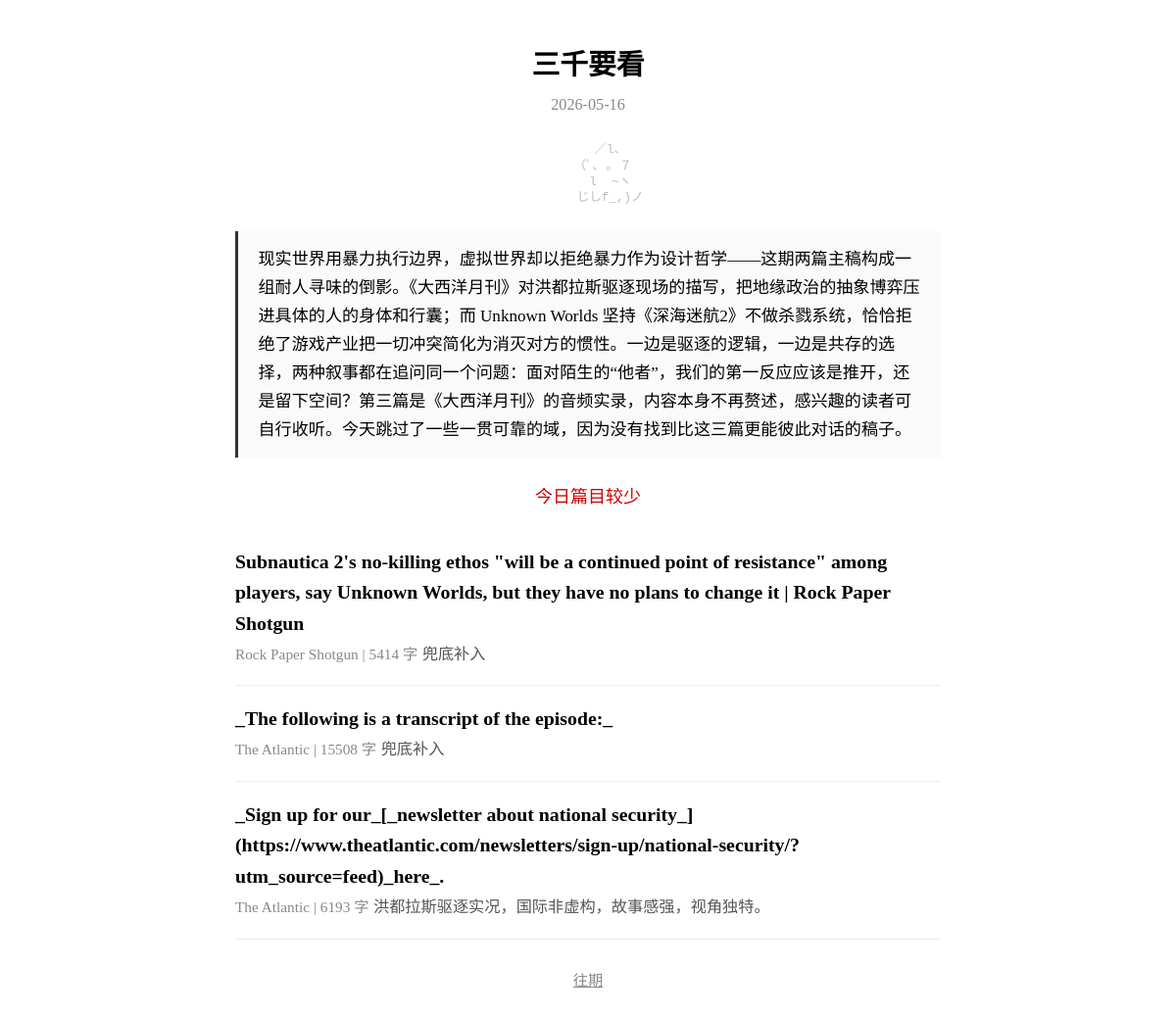
Before: / with the older database file.
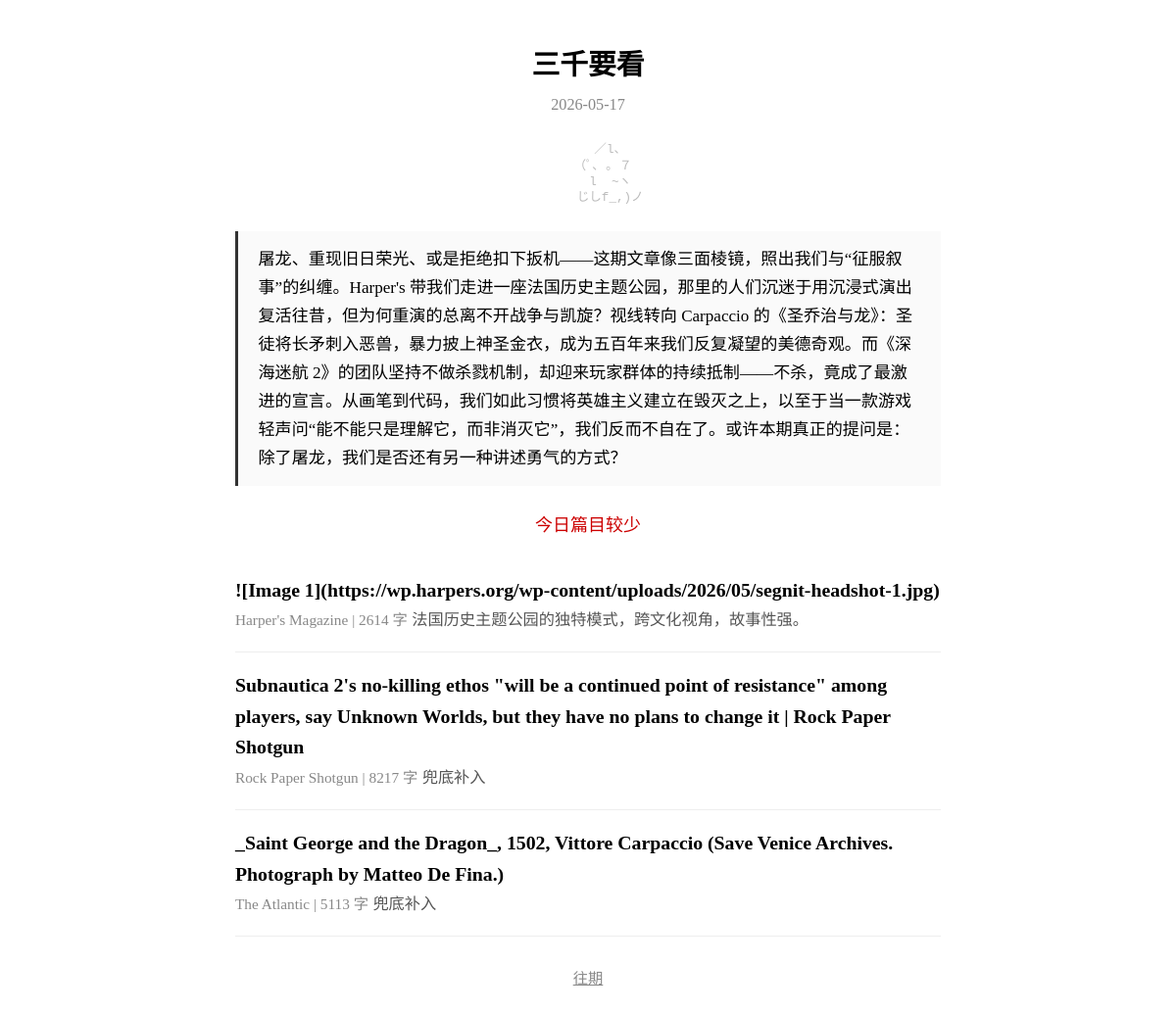
After: the same page with the newer database file.
### tables this page shows
CREATE TABLE issues (
            date TEXT PRIMARY KEY,
            articles TEXT NOT NULL DEFAULT '[]',
            editor_note TEXT NOT NULL DEFAULT '',
            stats TEXT NOT NULL DEFAULT '{}',
            epub_sent_at TEXT
        );

CREATE TABLE articles (
            id TEXT PRIMARY KEY,
            title_zh TEXT NOT NULL DEFAULT '',
            source TEXT NOT NULL DEFAULT '',
            source_url TEXT NOT NULL DEFAULT '',
            author TEXT NOT NULL DEFAULT '',
            summary_zh TEXT NOT NULL DEFAULT '',
            tags TEXT NOT NULL DEFAULT '[]',
            word_count_zh INTEGER NOT NULL DEFAULT 0,
            original_word_count INTEGER NOT NULL DEFAULT 0,
            translation_model TEXT NOT NULL DEFAULT '',
            prompt_version TEXT NOT NULL DEFAULT '',
            quality_score TEXT NOT NULL DEFAULT '{}',
            read_status TEXT NOT NULL DEFAULT 'unread',
            read_at TEXT,
            fetched_at TEXT NOT NULL DEFAULT ''
        , section_id TEXT NOT NULL DEFAULT '', has_spoiler INTEGER NOT NULL DEFAULT 0, topic_keywords TEXT NOT NULL DEFAULT '[]');

### server.py (the view)
@app.get("/", response_class=HTMLResponse)
async def index():
    latest_date = get_latest_issue_date()
    today_str = date.today().isoformat()
    if not latest_date:
        template = env.get_template("index.html")
        return template.render(issue=None, articles=[], today=today_str)
    issue = get_issue(latest_date)
    if not issue:
        template = env.get_template("index.html")
        return template.render(issue=None, articles=[], today=today_str)
    article_ids = issue.get("articles", [])
    articles = get_articles_by_ids(article_ids)
    template = env.get_template("index.html")
    return template.render(issue=issue, articles=articles, today=latest_date)

### templates/index.html (shortened to what this page needs)
<!DOCTYPE html>
<html lang="zh-CN">
<head>
</head>
<body>
{% if issue %}
<h1>三千要看</h1>
<div class="date">{{ today }}</div>
<pre class="cat-art">
      ／l、
    （ﾟ､ ｡ ７
      l  ~ヽ
      じしf_,)ノ
</pre>
<div class="editor-note">
{{ issue.editor_note | e }}
</div>
{% if issue.stats.get('fallback_note') %}
<p style="color:#c00;text-align:center">{{ issue.stats.fallback_note }}</p>
{% endif %}
<ul class="article-list">
{% for a in articles %}
<li class="article-item">
  <a href="/article/{{ a.id }}">
    <span class="title">{{ a.title_zh or a.id }}</span>
    <span class="meta">{{ a.source }} | {{ a.word_count_zh }} 字</span>
    <span class="summary">{{ a.summary_zh }}</span>
  </a>
</li>
{% endfor %}
</ul>
{% endif %}
<div class="footer">
  <a href="/archive">往期</a>
</div>
</body>
</html>

### templates/index.html (style rules this page uses)
body { max-width:720px;margin:0 auto;padding:24px 18px;background:#fff;color:#000;font-size:18px;line-height:1.6;font-family:serif }
h1 { text-align:center;font-size:1.6em;margin-bottom:.2em }
.date { text-align:center;color:#888;font-size:.9em;margin-bottom:1.5em }
.editor-note { border-left:3px solid #333;padding:.8em 1.2em;margin:1.5em 0;background:#fafafa;font-size:.95em;line-height:1.7 }
.article-list { list-style:none;padding:0 }
.article-item { padding:1em 0;border-bottom:1px solid #eee }
.article-item a { text-decoration:none;color:#000 }
.article-item .title { font-size:1.1em;font-weight:bold;display:block }
.article-item .meta { color:#888;font-size:.85em;margin-top:.3em }
.article-item .summary { color:#555;font-size:.9em;margin-top:.4em;line-height:1.5 }
.footer { text-align:center;margin-top:2em;font-size:.85em }
.footer a { color:#888 }
.cat-art { text-align:center;color:#bbb;font-size:.7em;line-height:1.3;margin:1em 0 }

Changed rows visible on the page:
removed issues: date "2026-05-16", editor_note "现实世界用暴力执行边界，虚拟世界却以拒绝暴力作为设计哲学——这期两篇主稿构成一组耐人寻味的倒影。《大西洋月刊》对洪都拉斯驱逐现场的描写，把地缘政治的抽象博弈压进具体的人的身体和行囊；而 Unknown Worlds 坚持《深海迷航2》不做杀戮系统，恰恰拒绝了游戏产业把一切冲突简化为消灭对方的惯性。一边是驱逐的逻辑，一边是共存的选择，两种叙事都在追问同一个问题：面对陌生的“他者”，我们的第一反应应该是推开，还是留下空间？第三篇是《大西洋月刊》的音频实录，内容本身不再赘述，感兴趣的读者可自行收听。今天跳过了一些一贯可靠的域，因为没有找到比这三篇更能彼此对话的稿子。"
removed articles: title_zh "_The following is a transcript of the episode:_", source "The Atlantic", word_count_zh "15508", summary_zh "兜底补入"
removed articles: title_zh "_Sign up for our_[_newsletter about national security_](https://www.theatlantic.com/newsletters/sign-up/national-security/?utm_source=feed)_here_.", source "The Atlantic", word_count_zh "6193", summary_zh "洪都拉斯驱逐实况，国际非虚构，故事感强，视角独特。"
added issues: date "2026-05-17", editor_note "屠龙、重现旧日荣光、或是拒绝扣下扳机——这期文章像三面棱镜，照出我们与“征服叙事”的纠缠。Harper's 带我们走进一座法国历史主题公园，那里的人们沉迷于用沉浸式演出复活往昔，但为何重演的总离不开战争与凯旋？视线转向 Carpaccio 的《圣乔治与龙》：圣徒将长矛刺入恶兽，暴力披上神圣金衣，成为五百年来我们反复凝望的美德奇观。而《深海迷航 2》的团队坚持不做杀戮机制，却迎来玩家群体的持续抵制——不杀，竟成了最激进的宣言。从画笔到代码，我们如此习惯将英雄主义建立在毁灭之上，以至于当一款游戏轻声问“能不能只是理解它，而非消灭它”，我们反而不自在了。或许本期真正的提问是：除了屠龙，我们是否还有另一种讲述勇气的方式？"
added articles: title_zh "![Image 1](https://wp.harpers.org/wp-content/uploads/2026/05/segnit-headshot-1.jpg)", source "Harper's Magazine", word_count_zh "2614", summary_zh "法国历史主题公园的独特模式，跨文化视角，故事性强。"
changed articles "Rock Paper Shotgun": word_count_zh "5414" → "8217"
added articles: title_zh "_Saint George and the Dragon_, 1502, Vittore Carpaccio (Save Venice Archives. Photograph by Matteo De Fina.)", source "The Atlantic", word_count_zh "5113", summary_zh "兜底补入"
